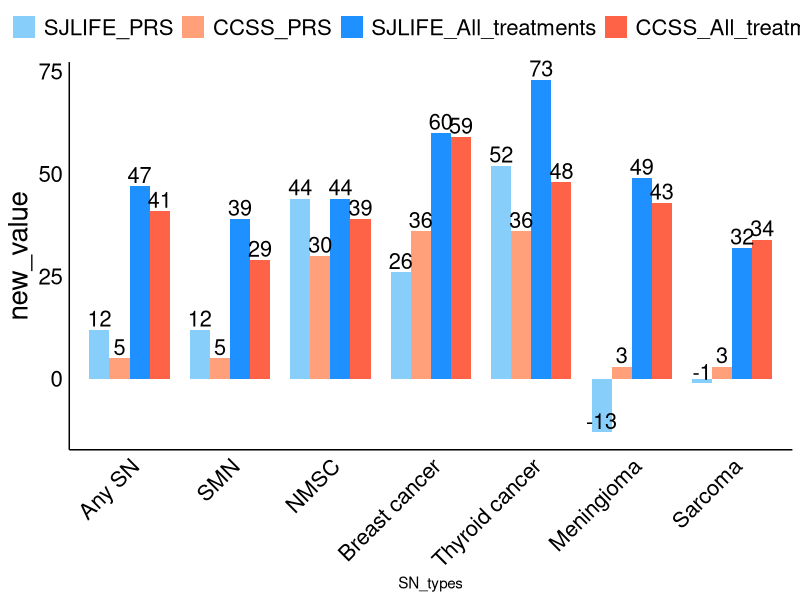
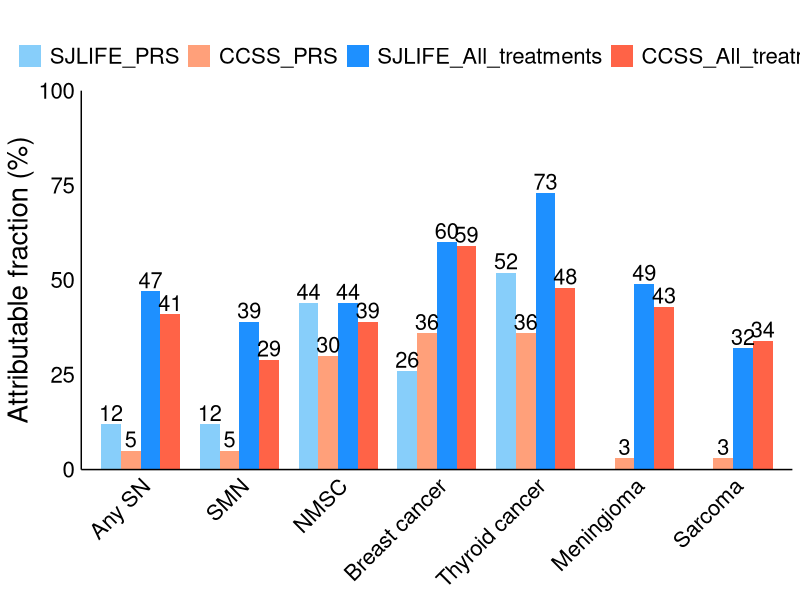
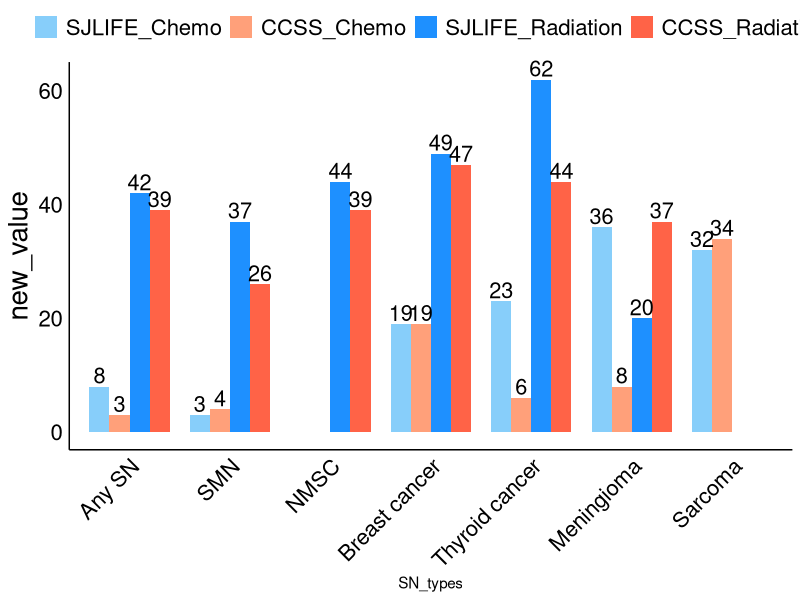
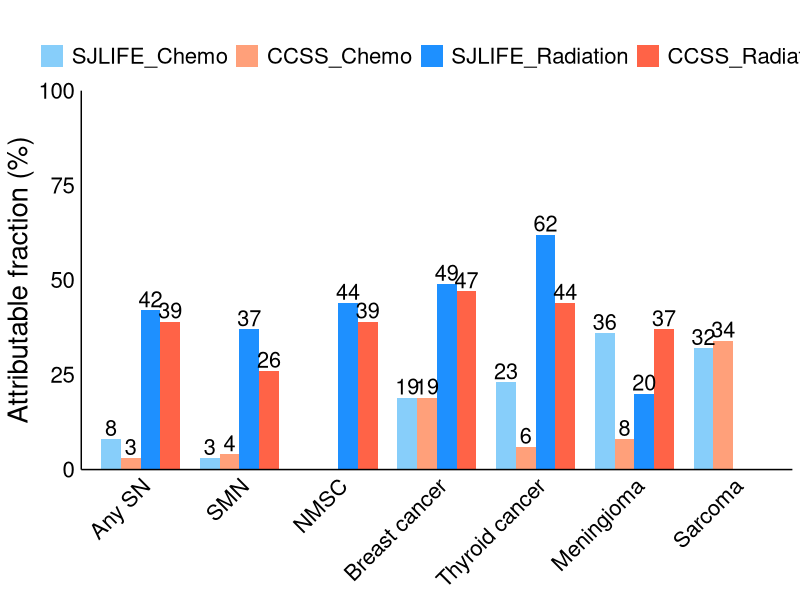
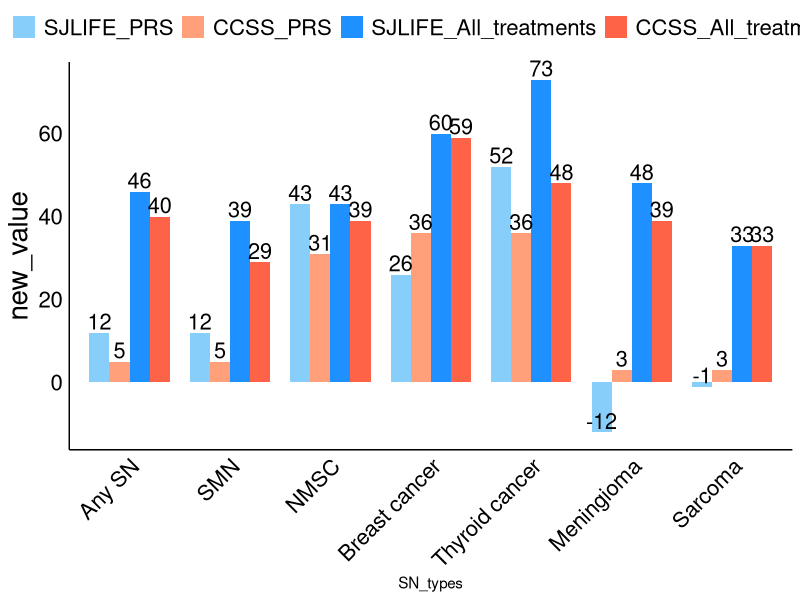
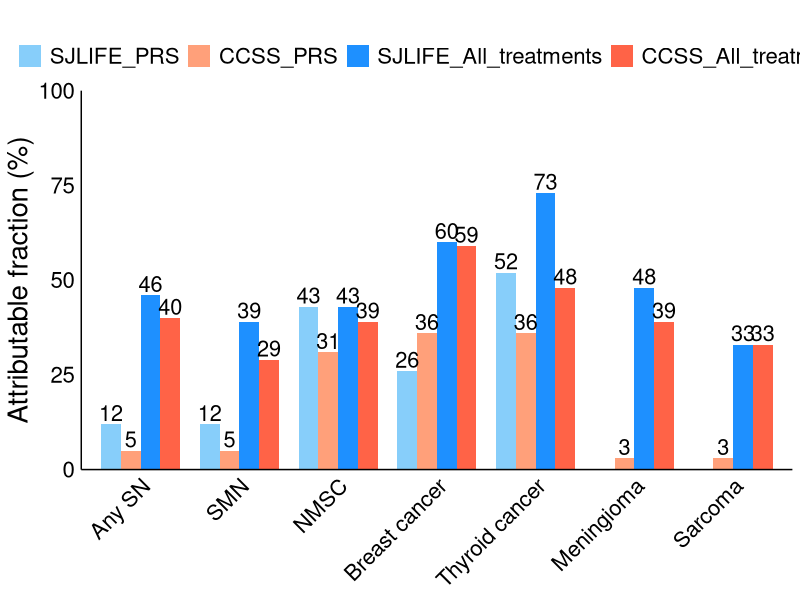
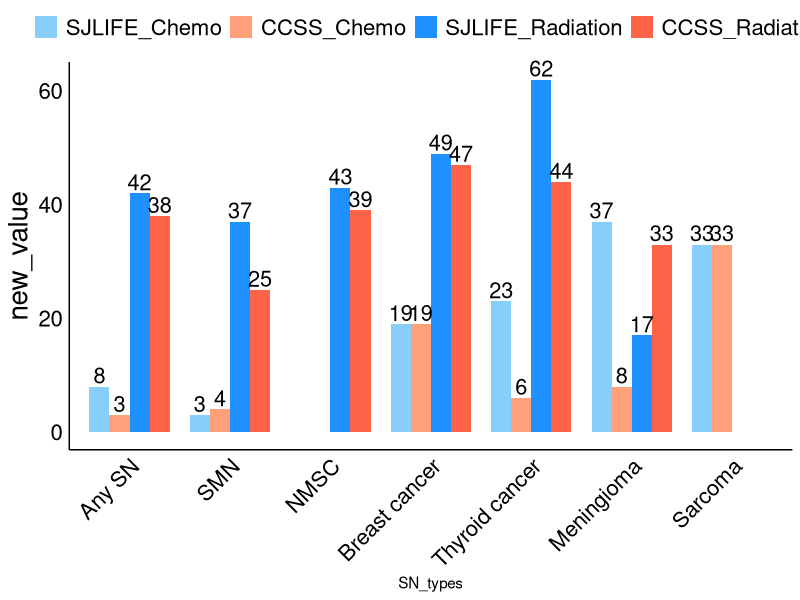
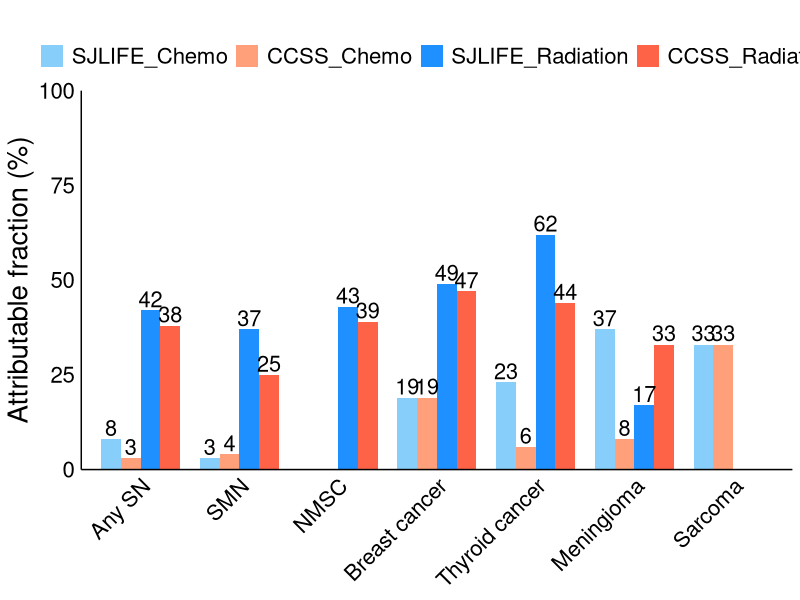

These charts were generated, in order, by the following R code:
# Load required libraries
library(ggplot2)
library(ggthemes)# For additional themes
library(ggrepel)
library(dplyr)



## V18 b
data <- read.table(text="Cohort	SN_types	Variables	Overall	Female	Male	Age.lt.35	Age.ge.35
SJLIFE	Any SN (605)	Radiation	0.425	0.417	0.435	0.400	0.447
SJLIFE	Any SN (605)	Chemo	0.080	0.079	0.080	0.109	0.054
SJLIFE	Any SN (605)	All_treatments	0.469	0.462	0.478	0.463	0.474
SJLIFE	Any SN (605)	PRS	0.125	0.123	0.129	0.126	0.125
SJLIFE	Any SN (605)	Lifestyle	-	-	-	-	-
SJLIFE	Any SN (605)	Combined	0.536	0.530	0.545	0.531	0.541
SJLIFE	SMN (462)	Radiation	0.372	0.371	0.373	0.340	0.396
SJLIFE	SMN (462)	Chemo	0.033	0.033	0.032	0.047	0.022
SJLIFE	SMN (462)	All_treatments	0.392	0.392	0.392	0.370	0.409
SJLIFE	SMN (462)	PRS	0.122	0.119	0.125	0.122	0.122
SJLIFE	SMN (462)	Lifestyle	-	-	-	-	-
SJLIFE	SMN (462)	Combined	0.467	0.466	0.468	0.447	0.482
SJLIFE	NMSC (249)	Radiation	0.441	0.431	0.453	0.413	0.457
SJLIFE	NMSC (249)	Chemo	-	-	-	-	-
SJLIFE	NMSC (249)	All_treatments	0.441	0.431	0.453	0.413	0.457
SJLIFE	NMSC (249)	PRS	0.441	0.432	0.452	0.440	0.442
SJLIFE	NMSC (249)	Lifestyle	-	-	-	-	-
SJLIFE	NMSC (249)	Combined	0.688	0.680	0.698	0.671	0.698
SJLIFE	Breast cancer (74)	Radiation	0.493	0.493	-	0.475	0.498
SJLIFE	Breast cancer (74)	Chemo	0.193	0.193	-	0.228	0.184
SJLIFE	Breast cancer (74)	All_treatments	0.602	0.602	-	0.594	0.604
SJLIFE	Breast cancer (74)	PRS	0.255	0.255	-	0.261	0.254
SJLIFE	Breast cancer (74)	Lifestyle	-	-	-	-	-
SJLIFE	Breast cancer (74)	Combined	0.704	0.704	-	0.701	0.705
SJLIFE	Thyroid cancer (86)	Radiation	0.620	0.622	0.616	0.594	0.650
SJLIFE	Thyroid cancer (86)	Chemo	0.233	0.235	0.231	0.293	0.163
SJLIFE	Thyroid cancer (86)	All_treatments	0.726	0.727	0.723	0.725	0.727
SJLIFE	Thyroid cancer (86)	PRS	0.517	0.519	0.514	0.519	0.514
SJLIFE	Thyroid cancer (86)	Lifestyle	-	-	-	-	-
SJLIFE	Thyroid cancer (86)	Combined	0.866	0.867	0.866	0.866	0.868
SJLIFE	Meningioma (149)	Radiation	0.198	0.171	0.233	0.226	0.175
SJLIFE	Meningioma (149)	Chemo	0.363	0.372	0.350	0.475	0.270
SJLIFE	Meningioma (149)	All_treatments	0.490	0.479	0.505	0.602	0.399
SJLIFE	Meningioma (149)	PRS	-0.130	-0.122	-0.141	-0.127	-0.133
SJLIFE	Meningioma (149)	Lifestyle	-	-	-	-	-
SJLIFE	Meningioma (149)	Combined	0.423	0.414	0.435	0.550	0.319
SJLIFE	Sarcoma (32)	Radiation	-	-	-	-	-
SJLIFE	Sarcoma (32)	Chemo	0.323	0.326	0.319	0.306	0.349
SJLIFE	Sarcoma (32)	All_treatments	0.323	0.326	0.319	0.306	0.349
SJLIFE	Sarcoma (32)	PRS	-0.010	-0.011	-0.010	-0.010	-0.011
SJLIFE	Sarcoma (32)	Lifestyle	-	-	-	-	-
SJLIFE	Sarcoma (32)	Combined	0.316	0.319	0.312	0.299	0.341
CCSS	Any SN (1611)	Radiation	0.387	0.380	0.398	0.372	0.398
CCSS	Any SN (1611)	Chemo	0.031	0.030	0.033	0.047	0.019
CCSS	Any SN (1611)	All_treatments	0.407	0.400	0.418	0.403	0.410
CCSS	Any SN (1611)	PRS	0.048	0.047	0.049	0.047	0.048
CCSS	Any SN (1611)	Lifestyle	-	-	-	-	-
CCSS	Any SN (1611)	Combined	0.435	0.428	0.446	0.431	0.438
CCSS	SMN (762)	Radiation	0.255	0.254	0.257	0.213	0.283
CCSS	SMN (762)	Chemo	0.042	0.042	0.042	0.070	0.024
CCSS	SMN (762)	All_treatments	0.290	0.289	0.293	0.271	0.303
CCSS	SMN (762)	PRS	0.047	0.046	0.047	0.046	0.047
CCSS	SMN (762)	Lifestyle	-	-	-	-	-
CCSS	SMN (762)	Combined	0.323	0.322	0.326	0.305	0.336
CCSS	NMSC (769)	Radiation	0.391	0.386	0.396	0.385	0.394
CCSS	NMSC (769)	Chemo	-	-	-	-	-
CCSS	NMSC (769)	All_treatments	0.391	0.386	0.396	0.385	0.394
CCSS	NMSC (769)	PRS	0.304	0.306	0.302	0.306	0.303
CCSS	NMSC (769)	Lifestyle	-	-	-	-	-
CCSS	NMSC (769)	Combined	0.577	0.575	0.578	0.574	0.578
CCSS	Breast cancer (289)	Radiation	0.474	0.474	-	0.452	0.478
CCSS	Breast cancer (289)	Chemo	0.187	0.187	-	0.224	0.180
CCSS	Breast cancer (289)	All_treatments	0.593	0.593	-	0.589	0.593
CCSS	Breast cancer (289)	PRS	0.365	0.365	-	0.369	0.365
CCSS	Breast cancer (289)	Lifestyle	-	-	-	-	-
CCSS	Breast cancer (289)	Combined	0.743	0.743	-	0.741	0.743
CCSS	Thyroid cancer (163)	Radiation	0.443	0.445	0.439	0.413	0.489
CCSS	Thyroid cancer (163)	Chemo	0.055	0.055	0.056	0.073	0.029
CCSS	Thyroid cancer (163)	All_treatments	0.476	0.477	0.472	0.457	0.504
CCSS	Thyroid cancer (163)	PRS	0.358	0.362	0.352	0.355	0.363
CCSS	Thyroid cancer (163)	Lifestyle	-	-	-	-	-
CCSS	Thyroid cancer (163)	Combined	0.664	0.665	0.661	0.650	0.684
CCSS	Meningioma (255)	Radiation	0.370	0.332	0.423	0.392	0.347
CCSS	Meningioma (255)	Chemo	0.084	0.077	0.095	0.119	0.048
CCSS	Meningioma (255)	All_treatments	0.428	0.391	0.479	0.471	0.382
CCSS	Meningioma (255)	PRS	0.028	0.027	0.028	0.032	0.024
CCSS	Meningioma (255)	Lifestyle	-	-	-	-	-
CCSS	Meningioma (255)	Combined	0.444	0.408	0.495	0.487	0.398
CCSS	Sarcoma (60)	Radiation	-	-	-	-	-
CCSS	Sarcoma (60)	Chemo	0.343	0.327	0.359	0.338	0.348
CCSS	Sarcoma (60)	All_treatments	0.343	0.327	0.359	0.338	0.348
CCSS	Sarcoma (60)	PRS	0.029	0.031	0.026	0.028	0.029
CCSS	Sarcoma (60)	Lifestyle	-	-	-	-	-
CCSS	Sarcoma (60)	Combined	0.362	0.348	0.376	0.357	0.367", header = T, sep = "\t")

data$SN_types <- trimws(gsub("\\([0-9]+\\)", "", data$SN_types))
data[data == "-"] <- NA
saved.data <- data

## 1.___________________________________________________________________________ Combined (overall) analysis
## 1.___________________________________________________________________________ Combined (overall) analysis
## 1.___________________________________________________________________________ Combined (overall) analysis
## 1.___________________________________________________________________________ Combined (overall) analysis
## 1.___________________________________________________________________________ Combined (overall) analysis



group <- "Overall"
variables <- unique(data$Variables)

custom_colors <- c("SJLIFE" = "#1E90FF", "CCSS" = "#FF6347")
legend_order <- c("SJLIFE", "CCSS")


for(i in 1:length(variables)){
data_melted <- data[grepl(variables[i], data$Variables), c("Cohort", "SN_types", "Variables", group)]
colnames(data_melted) <- c("variable", "SN_types", "AF_by", "value")
data_melted$value <- as.numeric(data_melted$value); data_melted <- data_melted[complete.cases(data_melted),]
data_melted$new_value <- round(data_melted$value,2)*100

# Reshape the data for ggplot2
library(reshape2)
order <- unique(data_melted$SN_types)
AF.type <- data_melted$AF_by[i] 
lifestyle <- "without_lifestyle"
if(lifestyle== "without_lifestyle" && variables[i] == "Lifestyle"){
next
}

data_melted$legend_group <- factor(data_melted$variable, levels = c("SJLIFE", "CCSS"))

# Create a factor with the desired order
data_melted$SN_types <- factor(data_melted$SN_types, levels = order)



p <- ggplot(data_melted, aes(x = SN_types, y = new_value, fill = legend_group)) +
  geom_bar(stat = "identity", position = position_dodge(width = 0.4), width = 0.4) +
  # Customize the theme and appearance
  # # geom_hline(yintercept = seq(-0.1, 0.1, by = 0.1), color = "black", linetype = "solid", size = 0.7) +
  # # geom_hline(yintercept = 0, color = "black", linetype = "solid", size = 0.7) +
  # Add Y lines
  # # geom_vline(xintercept = seq(0.5, length(unique(data_melted$SN_types)) + 0.5), color = "black", linetype = "solid", size = 0.7) +
  # # geom_vline(xintercept = 0.5, color = "black", linetype = "solid", size = 0.7) +
  theme_minimal() +
  theme(axis.text.x = element_text(angle = 45, hjust = 1, vjust = 1, size = 16, color = "black"),
        axis.text.y = element_text(size = 16, color = "black"),
        axis.title.y = element_text(size = 20, color = "black"),
        axis.line.x = element_line(color="black"),
        axis.line.y = element_line(color="black"),
        legend.title = element_blank(),
        legend.text = element_text(size = 16, color = "black"),
        plot.title = element_text(size = 16, hjust = 0.5, vjust = 1.5, face = "bold"),
        panel.grid.major = element_blank(),
        panel.grid.minor = element_blank()) +
  
  # Customize colors
  scale_fill_manual(values = custom_colors, breaks = legend_order) +
  
  # Add labels with geom_text
  geom_text(
    data = data_melted %>% filter(!is.na(new_value)),
    aes(label = new_value, y = new_value),  # Adjust y position
    position = position_dodge(width = 0.3),
    vjust = -0.20,  # Adjust vertical justification
    hjust = 0.5,  # Center text horizontally
    size = 5.5,
    color = "black"
  ) +
  # Adjust legend position
  theme(legend.position = "top", legend.box = "horizontal") +
  # Additional adjustments
  scale_x_discrete(limits = order) +
  coord_cartesian(clip = "off")
p <- p + scale_y_continuous(limits = c(0, 100), expand = c(0, 0)) + labs(title = "", y = "Attributable fraction (%)", x = NULL) 

p
# Save the plot as a high-resolution image
plot_name <- paste0("Z:/ResearchHome/Groups/sapkogrp/projects/Genomics/common/attr_fraction/ANALYSIS/results/plots/v18b/overall/", group, "_", AF.type, "_", lifestyle, ".tiff")

ggsave(plot_name, p, width = 12, height = 8, dpi = 600, device = "tiff", compression = "lzw")
}

################################
## PRS and treatment together ##
################################
group <- "Overall"

variables <- "treatment|PRS"

new_data <- data[grepl(variables, data$Variables), c("Cohort", "SN_types", "Variables", group)]
colnames(new_data) <- c("variable", "SN_types", "AF_by", "value")
new_data$value <- as.numeric(new_data$value)

# Reshape the data for ggplot2
library(reshape2)

data_melted <-new_data
order <- unique(data_melted$SN_types)
AF.type <- "treatment_PRS"
lifestyle <- "without_lifestyle"

data_melted$legend_group <- factor(paste(data_melted$variable, data_melted$AF_by, sep = "_"))

data_melted$new_value <- round(data_melted$value,2)*100


# Define custom colors and legend order
custom_colors <- c("SJLIFE_PRS" = "#87CEFA", "CCSS_PRS" = "#FFA07A", "SJLIFE_All_treatments" = "#1E90FF", "CCSS_All_treatments" = "#FF6347")
legend_order <- c("SJLIFE_PRS", "CCSS_PRS", "SJLIFE_All_treatments", "CCSS_All_treatments")
# Order the levels of the legend_group factor
data_melted$legend_group <- factor(data_melted$legend_group, levels = legend_order)
# Create a factor with the desired order
data_melted$SN_types <- factor(data_melted$SN_types, levels = order)


p <- ggplot(data_melted, aes(x = SN_types, y = new_value, fill = legend_group)) +
  geom_bar(stat = "identity", position = position_dodge(width = 0.8), width = 0.8) +
  # Customize the theme and appearance
  # geom_hline(yintercept = 0, color = "black", linetype = "solid", size = 0.7) +
  # Add Y lines
  # geom_vline(xintercept = 0.5, color = "black", linetype = "solid", size = 0.7) +
  theme_minimal() +
  theme(axis.text.x = element_text(angle = 45, hjust = 1, vjust = 1, size = 16, color = "black"),
        axis.text.y = element_text(size = 16, color = "black"),
        axis.title.y = element_text(size = 20, color = "black"), 
        axis.line.x = element_line(color="black"), 
        axis.line.y = element_line(color="black"),
        legend.title = element_blank(),
        legend.text = element_text(size = 16, color = "black"),
        plot.title = element_text(size = 16, hjust = 0.5, vjust = 1.5, face = "bold"),
        panel.grid.major = element_blank(),
        panel.grid.minor = element_blank()) +
  
  # Customize colors
  scale_fill_manual(values = custom_colors, breaks = legend_order) +
  
  # Add labels with geom_text
  geom_text(
    data = data_melted %>% filter(!is.na(new_value)),
    aes(label = new_value, y = new_value),  # Adjust y position
    position = position_dodge(width = 0.8),
    vjust = -0.20,  # Adjust vertical justification
    hjust = 0.5,  # Center text horizontally
    size = 5.5,
    color = "black"
  ) +
  # Adjust legend position
  theme(legend.position = "top", legend.box = "horizontal") +
  # Additional adjustments
  scale_x_discrete(limits = order) +
  coord_cartesian(clip = "off")
p
p <- p + scale_y_continuous(limits = c(0, 100), expand = c(0, 0)) + labs(title = "", y = "Attributable fraction (%)", x = NULL) 

p

# Save the plot as a high-resolution image
plot_name <- paste0("Z:/ResearchHome/Groups/sapkogrp/projects/Genomics/common/attr_fraction/ANALYSIS/results/plots/v18b/overall/", group, "_", AF.type,"_", lifestyle, ".tiff")

ggsave(plot_name, p, width = 12, height = 8, dpi = 600, device = "tiff", compression = "lzw")

##################################
## Chemo and Radiation together ##
##################################
group <- "Overall"

variables <- "Chemo|Radiation"

new_data <- data[grepl(variables, data$Variables), c("Cohort", "SN_types", "Variables", group)]
colnames(new_data) <- c("variable", "SN_types", "AF_by", "value")
new_data$value <- as.numeric(new_data$value)

# Reshape the data for ggplot2
library(reshape2)
data_melted <-new_data
data_melted$new_value <- round(data_melted$value,2)*100

order <- unique(data_melted$SN_types)
AF.type <- "Chemo_Radiation"
lifestyle <- "without_lifestyle"

data_melted$legend_group <- factor(paste(data_melted$variable, data_melted$AF_by, sep = "_"))


# Define custom colors and legend order
custom_colors <- c("SJLIFE_Chemo" = "#87CEFA", "CCSS_Chemo" = "#FFA07A", "SJLIFE_Radiation" = "#1E90FF", "CCSS_Radiation" = "#FF6347")
legend_order <- c("SJLIFE_Chemo", "CCSS_Chemo", "SJLIFE_Radiation", "CCSS_Radiation")
# Order the levels of the legend_group factor
data_melted$legend_group <- factor(data_melted$legend_group, levels = legend_order)

# Create a factor with the desired order
data_melted$SN_types <- factor(data_melted$SN_types, levels = order)

# Create the grouped bar chart
# Create the plot
p <- ggplot(data_melted, aes(x = SN_types, y = new_value, fill = legend_group)) +
  geom_bar(stat = "identity", position = position_dodge(width = 0.8), width = 0.8) +
  # Customize the theme and appearance
  # geom_hline(yintercept = 0, color = "black", linetype = "solid", size = 0.7) +
  # Add Y lines
  # geom_vline(xintercept = 0.5, color = "black", linetype = "solid", size = 0.7) +
  theme_minimal() +
  theme(axis.text.x = element_text(angle = 45, hjust = 1, vjust = 1, size = 16, color = "black"),
        axis.text.y = element_text(size = 16, color = "black"),
        axis.title.y = element_text(size = 20, color = "black"), 
        axis.line.x = element_line(color="black"), 
        axis.line.y = element_line(color="black"),
        legend.title = element_blank(),
        legend.text = element_text(size = 16, color = "black"),
        plot.title = element_text(size = 16, hjust = 0.5, vjust = 1.5, face = "bold"),
        panel.grid.major = element_blank(),
        panel.grid.minor = element_blank()) +
  
  # Customize colors
  scale_fill_manual(values = custom_colors, breaks = legend_order) +
  
  # Add labels with geom_text
  geom_text(
    data = data_melted,
    aes(label = new_value, y = new_value),  # Adjust y position
    position = position_dodge(width = 0.8),
    vjust = -0.20,  # Adjust vertical justification
    hjust = 0.5,  # Center text horizontally
    size = 5.5,
    color = "black"
  ) +
  # Adjust legend position
  theme(legend.position = "top", legend.box = "horizontal") +
  # Additional adjustments
  scale_x_discrete(limits = order) +
  coord_cartesian(clip = "off")
p
p <- p + scale_y_continuous(limits = c(0, 100), expand = c(0, 0)) + labs(title = "", y = "Attributable fraction (%)", x = NULL) 

p

# Save the plot as a high-resolution image
plot_name <- paste0("Z:/ResearchHome/Groups/sapkogrp/projects/Genomics/common/attr_fraction/ANALYSIS/results/plots/v18b/overall/", group, "_", AF.type,"_", lifestyle, ".tiff")

ggsave(plot_name, p, width = 12, height = 8, dpi = 600, device = "tiff", compression = "lzw")


## 2.___________________________________________________________________________ Female analysis
## 2.___________________________________________________________________________ Female analysis
## 2.___________________________________________________________________________ Female analysis
## 2.___________________________________________________________________________ Female analysis
## 2.___________________________________________________________________________ Female analysis


data <- saved.data

group <- "Female"
variables <- unique(data$Variables)

custom_colors <- c("SJLIFE" = "#1E90FF", "CCSS" = "#FF6347")
legend_order <- c("SJLIFE", "CCSS")

for(i in 1:length(variables)){
  data_melted <- data[grepl(variables[i], data$Variables), c("Cohort", "SN_types", "Variables", group)]
  colnames(data_melted) <- c("variable", "SN_types", "AF_by", "value")
  data_melted$value <- as.numeric(data_melted$value); data_melted <- data_melted[complete.cases(data_melted),]
  data_melted$new_value <- round(data_melted$value,2)*100
  
  # Reshape the data for ggplot2
  library(reshape2)
  order <- unique(data_melted$SN_types)
  AF.type <- data_melted$AF_by[i] 
  lifestyle <- "without_lifestyle"
  if(lifestyle== "without_lifestyle" && variables[i] == "Lifestyle"){
    next
  }
  
  data_melted$legend_group <- factor(data_melted$variable, levels = c("SJLIFE", "CCSS"))
  # Create a factor with the desired order
  data_melted$SN_types <- factor(data_melted$SN_types, levels = order)
  
  
  p <- ggplot(data_melted, aes(x = SN_types, y = new_value, fill = legend_group)) +
    geom_bar(stat = "identity", position = position_dodge(width = 0.4), width = 0.4) +
    # Customize the theme and appearance
    # # geom_hline(yintercept = seq(-0.1, 0.1, by = 0.1), color = "black", linetype = "solid", size = 0.7) +
    # geom_hline(yintercept = 0, color = "black", linetype = "solid", size = 0.7) +
    # Add Y lines
    # # geom_vline(xintercept = seq(0.5, length(unique(data_melted$SN_types)) + 0.5), color = "black", linetype = "solid", size = 0.7) +
    # geom_vline(xintercept = 0.5, color = "black", linetype = "solid", size = 0.7) +
    theme_minimal() +
    theme(axis.text.x = element_text(angle = 45, hjust = 1, vjust = 1, size = 16, color = "black"),
          axis.text.y = element_text(size = 16, color = "black"),
          axis.title.y = element_text(size = 20, color = "black"), 
          axis.line.x = element_line(color="black"), 
          axis.line.y = element_line(color="black"),
          legend.title = element_blank(),
          legend.text = element_text(size = 16, color = "black"),
          plot.title = element_text(size = 16, hjust = 0.5, vjust = 1.5, face = "bold"),
          panel.grid.major = element_blank(),
          panel.grid.minor = element_blank()) +
    
    # Customize colors
    scale_fill_manual(values = custom_colors, breaks = legend_order) +
    
    # Add labels with geom_text
    geom_text(
      data = data_melted,
      aes(label = new_value, y = new_value),  # Adjust y position
      position = position_dodge(width = 0.3),
      vjust = -0.20,  # Adjust vertical justification
      hjust = 0.5,  # Center text horizontally
      size = 5.5,
      color = "black"
    ) +
    # Adjust legend position
    theme(legend.position = "top", legend.box = "horizontal") +
    # Additional adjustments
    scale_x_discrete(limits = order) +
    coord_cartesian(clip = "off")
  p <- p + scale_y_continuous(limits = c(0, 100), expand = c(0, 0)) + labs(title = "", y = "Attributable fraction (%)", x = NULL) 
  
  p
  # Save the plot as a high-resolution image
  plot_name <- paste0("Z:/ResearchHome/Groups/sapkogrp/projects/Genomics/common/attr_fraction/ANALYSIS/results/plots/v18b/female/", group, "_", AF.type, "_", lifestyle, ".tiff")
  
  ggsave(plot_name, p, width = 12, height = 8, dpi = 600, device = "tiff", compression = "lzw")
}

################################
## PRS and treatment together ##
################################
group <- "Female"

variables <- "treatment|PRS"

new_data <- data[grepl(variables, data$Variables), c("Cohort", "SN_types", "Variables", group)]
colnames(new_data) <- c("variable", "SN_types", "AF_by", "value")
new_data$value <- as.numeric(new_data$value)

# Reshape the data for ggplot2
library(reshape2)
data_melted <-new_data


order <- unique(data_melted$SN_types)
AF.type <- "treatment_PRS"
lifestyle <- "without_lifestyle"

data_melted$legend_group <- factor(paste(data_melted$variable, data_melted$AF_by, sep = "_"))


data_melted$new_value <- round(data_melted$value,2)*100

# Define custom colors and legend order
custom_colors <- c("SJLIFE_PRS" = "#87CEFA", "CCSS_PRS" = "#FFA07A", "SJLIFE_All_treatments" = "#1E90FF", "CCSS_All_treatments" = "#FF6347")
legend_order <- c("SJLIFE_PRS", "CCSS_PRS", "SJLIFE_All_treatments", "CCSS_All_treatments")
# Order the levels of the legend_group factor
data_melted$legend_group <- factor(data_melted$legend_group, levels = legend_order)

# Create a factor with the desired order
data_melted$SN_types <- factor(data_melted$SN_types, levels = order)

# Create the grouped bar chart
# Create the plot
p <- ggplot(data_melted, aes(x = SN_types, y = new_value, fill = legend_group)) +
  geom_bar(stat = "identity", position = position_dodge(width = 0.8), width = 0.8) +
  # Customize the theme and appearance
  # geom_hline(yintercept = 0, color = "black", linetype = "solid", size = 0.7) +
  # Add Y lines
  # geom_vline(xintercept = 0.5, color = "black", linetype = "solid", size = 0.7) +
  theme_minimal() +
  theme(axis.text.x = element_text(angle = 45, hjust = 1, vjust = 1, size = 16, color = "black"),
        axis.text.y = element_text(size = 16, color = "black"),
        axis.title.y = element_text(size = 20, color = "black"), 
        axis.line.x = element_line(color="black"), 
        axis.line.y = element_line(color="black"),
        legend.title = element_blank(),
        legend.text = element_text(size = 16, color = "black"),
        plot.title = element_text(size = 16, hjust = 0.5, vjust = 1.5, face = "bold"),
        panel.grid.major = element_blank(),
        panel.grid.minor = element_blank()) +
  
  # Customize colors
  scale_fill_manual(values = custom_colors, breaks = legend_order) +
  
  # Add labels with geom_text
  geom_text(
    data = data_melted,
    aes(label = new_value, y = new_value),  # Adjust y position
    position = position_dodge(width = 0.8),
    vjust = -0.20,  # Adjust vertical justification
    hjust = 0.5,  # Center text horizontally
    size = 5.5,
    color = "black"
  ) +
  # Adjust legend position
  theme(legend.position = "top", legend.box = "horizontal") +
  # Additional adjustments
  scale_x_discrete(limits = order) +
  coord_cartesian(clip = "off")
p
p <- p + scale_y_continuous(limits = c(0, 100), expand = c(0, 0)) + labs(title = "", y = "Attributable fraction (%)", x = NULL) 
p

# Save the plot as a high-resolution image
plot_name <- paste0("Z:/ResearchHome/Groups/sapkogrp/projects/Genomics/common/attr_fraction/ANALYSIS/results/plots/v18b/female/", group, "_", AF.type,"_", lifestyle, ".tiff")

ggsave(plot_name, p, width = 12, height = 8, dpi = 600, device = "tiff", compression = "lzw")

##################################
## Chemo and Radiation together ##
##################################
group <- "Female"

variables <- "Chemo|Radiation"

new_data <- data[grepl(variables, data$Variables), c("Cohort", "SN_types", "Variables", group)]
colnames(new_data) <- c("variable", "SN_types", "AF_by", "value")
new_data$value <- as.numeric(new_data$value)

# Reshape the data for ggplot2
library(reshape2)
data_melted <-new_data
data_melted$new_value <- round(data_melted$value,2)*100

order <- unique(data_melted$SN_types)
AF.type <- "Chemo_Radiation"
lifestyle <- "without_lifestyle"

data_melted$legend_group <- factor(paste(data_melted$variable, data_melted$AF_by, sep = "_"))


# Define custom colors and legend order
custom_colors <- c("SJLIFE_Chemo" = "#87CEFA", "CCSS_Chemo" = "#FFA07A", "SJLIFE_Radiation" = "#1E90FF", "CCSS_Radiation" = "#FF6347")
legend_order <- c("SJLIFE_Chemo", "CCSS_Chemo", "SJLIFE_Radiation", "CCSS_Radiation")
# Order the levels of the legend_group factor
data_melted$legend_group <- factor(data_melted$legend_group, levels = legend_order)

# Create a factor with the desired order
data_melted$SN_types <- factor(data_melted$SN_types, levels = order)

# Create the grouped bar chart
# Create the plot
p <- ggplot(data_melted, aes(x = SN_types, y = new_value, fill = legend_group)) +
  geom_bar(stat = "identity", position = position_dodge(width = 0.8), width = 0.8) +
  # Customize the theme and appearance
  # geom_hline(yintercept = 0, color = "black", linetype = "solid", size = 0.7) +
  # Add Y lines
  # geom_vline(xintercept = 0.5, color = "black", linetype = "solid", size = 0.7) +
  theme_minimal() +
  theme(axis.text.x = element_text(angle = 45, hjust = 1, vjust = 1, size = 16, color = "black"),
        axis.text.y = element_text(size = 16, color = "black"),
        axis.title.y = element_text(size = 20, color = "black"), 
        axis.line.x = element_line(color="black"), 
        axis.line.y = element_line(color="black"),
        legend.title = element_blank(),
        legend.text = element_text(size = 16, color = "black"),
        plot.title = element_text(size = 16, hjust = 0.5, vjust = 1.5, face = "bold"),
        panel.grid.major = element_blank(),
        panel.grid.minor = element_blank()) +
  
  # Customize colors
  scale_fill_manual(values = custom_colors, breaks = legend_order) +
  
  # Add labels with geom_text
  geom_text(
    data = data_melted,
    aes(label = new_value, y = new_value),  # Adjust y position
    position = position_dodge(width = 0.8),
    vjust = -0.20,  # Adjust vertical justification
    hjust = 0.5,  # Center text horizontally
    size = 5.5,
    color = "black"
  ) +
  # Adjust legend position
  theme(legend.position = "top", legend.box = "horizontal") +
  # Additional adjustments
  scale_x_discrete(limits = order) +
  coord_cartesian(clip = "off")
p
p <- p + scale_y_continuous(limits = c(0, 100), expand = c(0, 0)) + labs(title = "", y = "Attributable fraction (%)", x = NULL) 

p
# Save the plot as a high-resolution image
plot_name <- paste0("Z:/ResearchHome/Groups/sapkogrp/projects/Genomics/common/attr_fraction/ANALYSIS/results/plots/v18b/female/", group, "_", AF.type,"_", lifestyle, ".tiff")

ggsave(plot_name, p, width = 12, height = 8, dpi = 600, device = "tiff", compression = "lzw")

## 3.___________________________________________________________________________ Male analysis
## 3.___________________________________________________________________________ Male analysis
## 3.___________________________________________________________________________ Male analysis
## 3.___________________________________________________________________________ Male analysis
## 3.___________________________________________________________________________ Male analysis


data <- saved.data

group <- "Male"
variables <- unique(data$Variables)

custom_colors <- c("SJLIFE" = "#1E90FF", "CCSS" = "#FF6347")
legend_order <- c("SJLIFE", "CCSS")

for(i in 1:length(variables)){
  data_melted <- data[grepl(variables[i], data$Variables), c("Cohort", "SN_types", "Variables", group)]
  colnames(data_melted) <- c("variable", "SN_types", "AF_by", "value")
  data_melted$value <- as.numeric(data_melted$value); data_melted <- data_melted[complete.cases(data_melted),]
  data_melted$new_value <- round(data_melted$value,2)*100
  
  # Reshape the data for ggplot2
  library(reshape2)
  
  data_melted <- data_melted[complete.cases(data_melted),]
  
  order <- unique(data_melted$SN_types)
  AF.type <- data_melted$AF_by[i] 
  lifestyle <- "without_lifestyle"
  if(lifestyle== "without_lifestyle" && variables[i] == "Lifestyle"){
    next
  }
  
  data_melted$legend_group <- factor(data_melted$variable, levels = c("SJLIFE", "CCSS"))
  
  # Create a factor with the desired order
  data_melted$SN_types <- factor(data_melted$SN_types, levels = order)
  
  
  
  p <- ggplot(data_melted, aes(x = SN_types, y = new_value, fill = legend_group)) +
    geom_bar(stat = "identity", position = position_dodge(width = 0.4), width = 0.4) +
    # Customize the theme and appearance
    # # geom_hline(yintercept = seq(-0.1, 0.1, by = 0.1), color = "black", linetype = "solid", size = 0.7) +
    # geom_hline(yintercept = 0, color = "black", linetype = "solid", size = 0.7) +
    # Add Y lines
    # # geom_vline(xintercept = seq(0.5, length(unique(data_melted$SN_types)) + 0.5), color = "black", linetype = "solid", size = 0.7) +
    # geom_vline(xintercept = 0.5, color = "black", linetype = "solid", size = 0.7) +
    theme_minimal() +
    theme(axis.text.x = element_text(angle = 45, hjust = 1, vjust = 1, size = 16, color = "black"),
          axis.text.y = element_text(size = 16, color = "black"),
          axis.title.y = element_text(size = 20, color = "black"), 
          axis.line.x = element_line(color="black"), 
          axis.line.y = element_line(color="black"),
          legend.title = element_blank(),
          legend.text = element_text(size = 16, color = "black"),
          plot.title = element_text(size = 16, hjust = 0.5, vjust = 1.5, face = "bold"),
          panel.grid.major = element_blank(),
          panel.grid.minor = element_blank()) +
    
    # Customize colors
    scale_fill_manual(values = custom_colors, breaks = legend_order) +
    
    # Add labels with geom_text
    geom_text(
      data = data_melted,
      aes(label = new_value, y = new_value),  # Adjust y position
      position = position_dodge(width = 0.3),
      vjust = -0.20,  # Adjust vertical justification
      hjust = 0.5,  # Center text horizontally
      size = 5.5,
      color = "black"
    ) +
    # Adjust legend position
    theme(legend.position = "top", legend.box = "horizontal") +
    # Additional adjustments
    scale_x_discrete(limits = order) +
    coord_cartesian(clip = "off")
  p <- p + scale_y_continuous(limits = c(0, 100), expand = c(0, 0)) + labs(title = "", y = "Attributable fraction (%)", x = NULL) 
  
  p
  # Save the plot as a high-resolution image
  plot_name <- paste0("Z:/ResearchHome/Groups/sapkogrp/projects/Genomics/common/attr_fraction/ANALYSIS/results/plots/v18b/male/", group, "_", AF.type, "_", lifestyle, ".tiff")
  
  ggsave(plot_name, p, width = 12, height = 8, dpi = 600, device = "tiff", compression = "lzw")
}

################################
## PRS and treatment together ##
################################
group <- "Male"

variables <- "treatment|PRS"

new_data <- data[grepl(variables, data$Variables), c("Cohort", "SN_types", "Variables", group)]
colnames(new_data) <- c("variable", "SN_types", "AF_by", "value")
new_data$value <- as.numeric(new_data$value)

# Reshape the data for ggplot2
library(reshape2)
data_melted <-new_data
data_melted <- data_melted[!grepl("Breast", data_melted$SN_types),]

order <- unique(data_melted$SN_types)
AF.type <- "treatment_PRS"
lifestyle <- "without_lifestyle"

data_melted$legend_group <- factor(paste(data_melted$variable, data_melted$AF_by, sep = "_"))


data_melted$new_value <- round(data_melted$value,2)*100

# Define custom colors and legend order
custom_colors <- c("SJLIFE_PRS" = "#87CEFA", "CCSS_PRS" = "#FFA07A", "SJLIFE_All_treatments" = "#1E90FF", "CCSS_All_treatments" = "#FF6347")
legend_order <- c("SJLIFE_PRS", "CCSS_PRS", "SJLIFE_All_treatments", "CCSS_All_treatments")
# Order the levels of the legend_group factor
data_melted$legend_group <- factor(data_melted$legend_group, levels = legend_order)

# Create a factor with the desired order
data_melted$SN_types <- factor(data_melted$SN_types, levels = order)


# Create the grouped bar chart
# Create the plot
p <- ggplot(data_melted, aes(x = SN_types, y = new_value, fill = legend_group)) +
  geom_bar(stat = "identity", position = position_dodge(width = 0.8), width = 0.8) +
  # Customize the theme and appearance
  # geom_hline(yintercept = 0, color = "black", linetype = "solid", size = 0.7) +
  # Add Y lines
  # geom_vline(xintercept = 0.5, color = "black", linetype = "solid", size = 0.7) +
  theme_minimal() +
  theme(axis.text.x = element_text(angle = 45, hjust = 1, vjust = 1, size = 16, color = "black"),
        axis.text.y = element_text(size = 16, color = "black"),
        axis.title.y = element_text(size = 20, color = "black"), 
        axis.line.x = element_line(color="black"), 
        axis.line.y = element_line(color="black"),
        legend.title = element_blank(),
        legend.text = element_text(size = 16, color = "black"),
        plot.title = element_text(size = 16, hjust = 0.5, vjust = 1.5, face = "bold"),
        panel.grid.major = element_blank(),
        panel.grid.minor = element_blank()) +
  
  # Customize colors
  scale_fill_manual(values = custom_colors, breaks = legend_order) +
  
  # Add labels with geom_text
  geom_text(
    data = data_melted,
    aes(label = new_value, y = new_value),  # Adjust y position
    position = position_dodge(width = 0.8),
    vjust = -0.20,  # Adjust vertical justification
    hjust = 0.5,  # Center text horizontally
    size = 5.5,
    color = "black"
  ) +
  # Adjust legend position
  theme(legend.position = "top", legend.box = "horizontal") +
  # Additional adjustments
  scale_x_discrete(limits = order) +
  coord_cartesian(clip = "off")
p
p <- p + scale_y_continuous(limits = c(0, 100), expand = c(0, 0)) + labs(title = "", y = "Attributable fraction (%)", x = NULL) 
p
# Save the plot as a high-resolution image
plot_name <- paste0("Z:/ResearchHome/Groups/sapkogrp/projects/Genomics/common/attr_fraction/ANALYSIS/results/plots/v18b/male/", group, "_", AF.type,"_", lifestyle, ".tiff")

ggsave(plot_name, p, width = 12, height = 8, dpi = 600, device = "tiff", compression = "lzw")

##################################
## Chemo and Radiation together ##
##################################
group <- "Male"

variables <- "Chemo|Radiation"

new_data <- data[grepl(variables, data$Variables), c("Cohort", "SN_types", "Variables", group)]
colnames(new_data) <- c("variable", "SN_types", "AF_by", "value")
new_data$value <- as.numeric(new_data$value)

# Reshape the data for ggplot2
library(reshape2)
data_melted <-new_data
data_melted <- data_melted[!grepl("Breast", data_melted$SN_types),]
data_melted$new_value <- round(data_melted$value,2)*100
order <- unique(data_melted$SN_types)
AF.type <- "Chemo_Radiation"
lifestyle <- "without_lifestyle"

data_melted$legend_group <- factor(paste(data_melted$variable, data_melted$AF_by, sep = "_"))


# Define custom colors and legend order
custom_colors <- c("SJLIFE_Chemo" = "#87CEFA", "CCSS_Chemo" = "#FFA07A", "SJLIFE_Radiation" = "#1E90FF", "CCSS_Radiation" = "#FF6347")
legend_order <- c("SJLIFE_Chemo", "CCSS_Chemo", "SJLIFE_Radiation", "CCSS_Radiation")
# Order the levels of the legend_group factor
data_melted$legend_group <- factor(data_melted$legend_group, levels = legend_order)

# Create a factor with the desired order
data_melted$SN_types <- factor(data_melted$SN_types, levels = order)

# Create the grouped bar chart
# Create the plot
p <- ggplot(data_melted, aes(x = SN_types, y = new_value, fill = legend_group)) +
  geom_bar(stat = "identity", position = position_dodge(width = 0.8), width = 0.8) +
  # Customize the theme and appearance
  # geom_hline(yintercept = 0, color = "black", linetype = "solid", size = 0.7) +
  # Add Y lines
  # geom_vline(xintercept = 0.5, color = "black", linetype = "solid", size = 0.7) +
  theme_minimal() +
  theme(axis.text.x = element_text(angle = 45, hjust = 1, vjust = 1, size = 16, color = "black"),
        axis.text.y = element_text(size = 16, color = "black"),
        axis.title.y = element_text(size = 20, color = "black"), 
        axis.line.x = element_line(color="black"), 
        axis.line.y = element_line(color="black"),
        legend.title = element_blank(),
        legend.text = element_text(size = 16, color = "black"),
        plot.title = element_text(size = 16, hjust = 0.5, vjust = 1.5, face = "bold"),
        panel.grid.major = element_blank(),
        panel.grid.minor = element_blank()) +
  
  # Customize colors
  scale_fill_manual(values = custom_colors, breaks = legend_order) +
  
  # Add labels with geom_text
  geom_text(
    data = data_melted,
    aes(label = new_value, y = new_value),  # Adjust y position
    position = position_dodge(width = 0.8),
    vjust = -0.20,  # Adjust vertical justification
    hjust = 0.5,  # Center text horizontally
    size = 5.5,
    color = "black"
  ) +
  # Adjust legend position
  theme(legend.position = "top", legend.box = "horizontal") +
  # Additional adjustments
  scale_x_discrete(limits = order) +
  coord_cartesian(clip = "off")
p
p <- p + scale_y_continuous(limits = c(0, 100), expand = c(0, 0)) + labs(title = "", y = "Attributable fraction (%)", x = NULL) 

p
# Save the plot as a high-resolution image
plot_name <- paste0("Z:/ResearchHome/Groups/sapkogrp/projects/Genomics/common/attr_fraction/ANALYSIS/results/plots/v18b/male/", group, "_", AF.type,"_", lifestyle, ".tiff")

ggsave(plot_name, p, width = 12, height = 8, dpi = 600, device = "tiff", compression = "lzw")

## 4.___________________________________________________________________________ lt35 analysis
## 4.___________________________________________________________________________ lt35 analysis
## 4.___________________________________________________________________________ lt35 analysis
## 4.___________________________________________________________________________ lt35 analysis
## 4.___________________________________________________________________________ lt35 analysis


data <- saved.data

group <- "Age.lt.35"
variables <- unique(data$Variables)

custom_colors <- c("SJLIFE" = "#1E90FF", "CCSS" = "#FF6347")
legend_order <- c("SJLIFE", "CCSS")

for(i in 1:length(variables)){
  data_melted <- data[grepl(variables[i], data$Variables), c("Cohort", "SN_types", "Variables", group)]
  colnames(data_melted) <- c("variable", "SN_types", "AF_by", "value")
  data_melted$value <- as.numeric(data_melted$value); data_melted <- data_melted[complete.cases(data_melted),]
  data_melted$new_value <- round(data_melted$value,2)*100
  
  # Reshape the data for ggplot2
  library(reshape2)
  order <- unique(data_melted$SN_types)
  AF.type <- data_melted$AF_by[i] 
  lifestyle <- "without_lifestyle"
  if(lifestyle== "without_lifestyle" && variables[i] == "Lifestyle"){
    next
  }
  
  data_melted$legend_group <- factor(data_melted$variable, levels = c("SJLIFE", "CCSS"))
  # Create a factor with the desired order
  data_melted$SN_types <- factor(data_melted$SN_types, levels = order)
  
  
  p <- ggplot(data_melted, aes(x = SN_types, y = new_value, fill = legend_group)) +
    geom_bar(stat = "identity", position = position_dodge(width = 0.4), width = 0.4) +
    # Customize the theme and appearance
    # # geom_hline(yintercept = seq(-0.1, 0.1, by = 0.1), color = "black", linetype = "solid", size = 0.7) +
    # geom_hline(yintercept = 0, color = "black", linetype = "solid", size = 0.7) +
    # Add Y lines
    # # geom_vline(xintercept = seq(0.5, length(unique(data_melted$SN_types)) + 0.5), color = "black", linetype = "solid", size = 0.7) +
    # geom_vline(xintercept = 0.5, color = "black", linetype = "solid", size = 0.7) +
    theme_minimal() +
    theme(axis.text.x = element_text(angle = 45, hjust = 1, vjust = 1, size = 16, color = "black"),
          axis.text.y = element_text(size = 16, color = "black"),
          axis.title.y = element_text(size = 20, color = "black"), 
          axis.line.x = element_line(color="black"), 
          axis.line.y = element_line(color="black"),
          legend.title = element_blank(),
          legend.text = element_text(size = 16, color = "black"),
          plot.title = element_text(size = 16, hjust = 0.5, vjust = 1.5, face = "bold"),
          panel.grid.major = element_blank(),
          panel.grid.minor = element_blank()) +
    
    # Customize colors
    scale_fill_manual(values = custom_colors, breaks = legend_order) +
    
    # Add labels with geom_text
    geom_text(
      data = data_melted,
      aes(label = new_value, y = new_value),  # Adjust y position
      position = position_dodge(width = 0.3),
      vjust = -0.20,  # Adjust vertical justification
      hjust = 0.5,  # Center text horizontally
      size = 5.5,
      color = "black"
    ) +
    # Adjust legend position
    theme(legend.position = "top", legend.box = "horizontal") +
    # Additional adjustments
    scale_x_discrete(limits = order) +
    coord_cartesian(clip = "off")
  p <- p + scale_y_continuous(limits = c(0, 100), expand = c(0, 0)) + labs(title = "", y = "Attributable fraction (%)", x = NULL) 
  
  p
  # Save the plot as a high-resolution image
  plot_name <- paste0("Z:/ResearchHome/Groups/sapkogrp/projects/Genomics/common/attr_fraction/ANALYSIS/results/plots/v18b/lt35/", group, "_", AF.type, "_", lifestyle, ".tiff")
  
  ggsave(plot_name, p, width = 12, height = 8, dpi = 600, device = "tiff", compression = "lzw")
}

################################
## PRS and treatment together ##
################################
group <- "Age.lt.35"

variables <- "treatment|PRS"

new_data <- data[grepl(variables, data$Variables), c("Cohort", "SN_types", "Variables", group)]
colnames(new_data) <- c("variable", "SN_types", "AF_by", "value")
new_data$value <- as.numeric(new_data$value)

# Reshape the data for ggplot2
library(reshape2)
data_melted <-new_data
# order <- c("Any SN", "Any SMN", "NMSC", "Breast cancer", "Thyroid cancer", "Meningioma", "Sarcoma")
order <- unique(data_melted$SN_types)
AF.type <- "treatment_PRS"
lifestyle <- "without_lifestyle"

data_melted$legend_group <- factor(paste(data_melted$variable, data_melted$AF_by, sep = "_"))


data_melted$new_value <- round(data_melted$value,2)*100

# Define custom colors and legend order
custom_colors <- c("SJLIFE_PRS" = "#87CEFA", "CCSS_PRS" = "#FFA07A", "SJLIFE_All_treatments" = "#1E90FF", "CCSS_All_treatments" = "#FF6347")
legend_order <- c("SJLIFE_PRS", "CCSS_PRS", "SJLIFE_All_treatments", "CCSS_All_treatments")
# Order the levels of the legend_group factor
data_melted$legend_group <- factor(data_melted$legend_group, levels = legend_order)

# Create a factor with the desired order
data_melted$SN_types <- factor(data_melted$SN_types, levels = order)

# Create the grouped bar chart
# Create the plot
p <- ggplot(data_melted, aes(x = SN_types, y = new_value, fill = legend_group)) +
  geom_bar(stat = "identity", position = position_dodge(width = 0.8), width = 0.8) +
  # Customize the theme and appearance
  # geom_hline(yintercept = 0, color = "black", linetype = "solid", size = 0.7) +
  # Add Y lines
  # geom_vline(xintercept = 0.5, color = "black", linetype = "solid", size = 0.7) +
  theme_minimal() +
  theme(axis.text.x = element_text(angle = 45, hjust = 1, vjust = 1, size = 16, color = "black"),
        axis.text.y = element_text(size = 16, color = "black"),
        axis.title.y = element_text(size = 20, color = "black"), 
        axis.line.x = element_line(color="black"), 
        axis.line.y = element_line(color="black"),
        legend.title = element_blank(),
        legend.text = element_text(size = 16, color = "black"),
        plot.title = element_text(size = 16, hjust = 0.5, vjust = 1.5, face = "bold"),
        panel.grid.major = element_blank(),
        panel.grid.minor = element_blank()) +
  
  # Customize colors
  scale_fill_manual(values = custom_colors, breaks = legend_order) +
  
  # Add labels with geom_text
  geom_text(
    data = data_melted,
    aes(label = new_value, y = new_value),  # Adjust y position
    position = position_dodge(width = 0.8),
    vjust = -0.20,  # Adjust vertical justification
    hjust = 0.5,  # Center text horizontally
    size = 5.5,
    color = "black"
  ) +
  # Adjust legend position
  theme(legend.position = "top", legend.box = "horizontal") +
  # Additional adjustments
  scale_x_discrete(limits = order) +
  coord_cartesian(clip = "off")
p
p <- p + scale_y_continuous(limits = c(0, 100), expand = c(0, 0)) + labs(title = "", y = "Attributable fraction (%)", x = NULL) 
p
# Save the plot as a high-resolution image
plot_name <- paste0("Z:/ResearchHome/Groups/sapkogrp/projects/Genomics/common/attr_fraction/ANALYSIS/results/plots/v18b/lt35/", group, "_", AF.type,"_", lifestyle, ".tiff")

ggsave(plot_name, p, width = 12, height = 8, dpi = 600, device = "tiff", compression = "lzw")

##################################
## Chemo and Radiation together ##
##################################
group <- "Age.lt.35"

variables <- "Chemo|Radiation"

new_data <- data[grepl(variables, data$Variables), c("Cohort", "SN_types", "Variables", group)]
colnames(new_data) <- c("variable", "SN_types", "AF_by", "value")
new_data$value <- as.numeric(new_data$value)

# Reshape the data for ggplot2
library(reshape2)
data_melted <-new_data

data_melted$new_value <- round(data_melted$value,2)*100
order <- unique(data_melted$SN_types)
AF.type <- "Chemo_Radiation"
lifestyle <- "without_lifestyle"

data_melted$legend_group <- factor(paste(data_melted$variable, data_melted$AF_by, sep = "_"))


# Define custom colors and legend order
custom_colors <- c("SJLIFE_Chemo" = "#87CEFA", "CCSS_Chemo" = "#FFA07A", "SJLIFE_Radiation" = "#1E90FF", "CCSS_Radiation" = "#FF6347")
legend_order <- c("SJLIFE_Chemo", "CCSS_Chemo", "SJLIFE_Radiation", "CCSS_Radiation")
# Order the levels of the legend_group factor
data_melted$legend_group <- factor(data_melted$legend_group, levels = legend_order)

# Create a factor with the desired order
data_melted$SN_types <- factor(data_melted$SN_types, levels = order)

# Create the grouped bar chart
# Create the plot
p <- ggplot(data_melted, aes(x = SN_types, y = new_value, fill = legend_group)) +
  geom_bar(stat = "identity", position = position_dodge(width = 0.8), width = 0.8) +
  # Customize the theme and appearance
  # geom_hline(yintercept = 0, color = "black", linetype = "solid", size = 0.7) +
  # Add Y lines
  # geom_vline(xintercept = 0.5, color = "black", linetype = "solid", size = 0.7) +
  theme_minimal() +
  theme(axis.text.x = element_text(angle = 45, hjust = 1, vjust = 1, size = 16, color = "black"),
        axis.text.y = element_text(size = 16, color = "black"),
        axis.title.y = element_text(size = 20, color = "black"), 
        axis.line.x = element_line(color="black"), 
        axis.line.y = element_line(color="black"),
        legend.title = element_blank(),
        legend.text = element_text(size = 16, color = "black"),
        plot.title = element_text(size = 16, hjust = 0.5, vjust = 1.5, face = "bold"),
        panel.grid.major = element_blank(),
        panel.grid.minor = element_blank()) +
  
  # Customize colors
  scale_fill_manual(values = custom_colors, breaks = legend_order) +
  
  # Add labels with geom_text
  geom_text(
    data = data_melted,
    aes(label = new_value, y = new_value),  # Adjust y position
    position = position_dodge(width = 0.8),
    vjust = -0.20,  # Adjust vertical justification
    hjust = 0.5,  # Center text horizontally
    size = 5.5,
    color = "black"
  ) +
  # Adjust legend position
  theme(legend.position = "top", legend.box = "horizontal") +
  # Additional adjustments
  scale_x_discrete(limits = order) +
  coord_cartesian(clip = "off")
p
p <- p + scale_y_continuous(limits = c(0, 100), expand = c(0, 0)) + labs(title = "", y = "Attributable fraction (%)", x = NULL) 

p
# Save the plot as a high-resolution image
plot_name <- paste0("Z:/ResearchHome/Groups/sapkogrp/projects/Genomics/common/attr_fraction/ANALYSIS/results/plots/v18b/lt35/", group, "_", AF.type,"_", lifestyle, ".tiff")

ggsave(plot_name, p, width = 12, height = 8, dpi = 600, device = "tiff", compression = "lzw")

## 5.___________________________________________________________________________ ge35 analysis
## 5.___________________________________________________________________________ ge35 analysis
## 5.___________________________________________________________________________ ge35 analysis
## 5.___________________________________________________________________________ ge35 analysis
## 5.___________________________________________________________________________ ge35 analysis

data <- saved.data

group <- "Age.ge.35"
variables <- unique(data$Variables)

custom_colors <- c("SJLIFE" = "#1E90FF", "CCSS" = "#FF6347")
legend_order <- c("SJLIFE", "CCSS")

for(i in 1:length(variables)){
  data_melted <- data[grepl(variables[i], data$Variables), c("Cohort", "SN_types", "Variables", group)]
  colnames(data_melted) <- c("variable", "SN_types", "AF_by", "value")
  data_melted$value <- as.numeric(data_melted$value); data_melted <- data_melted[complete.cases(data_melted),]
  data_melted$new_value <- round(data_melted$value,2)*100
  
  # Reshape the data for ggplot2
  library(reshape2)

  order <- unique(data_melted$SN_types)
  AF.type <- data_melted$AF_by[i] 
  lifestyle <- "without_lifestyle"
  if(lifestyle== "without_lifestyle" && variables[i] == "Lifestyle"){
    next
  }
  
  data_melted$legend_group <- factor(data_melted$variable, levels = c("SJLIFE", "CCSS"))
  # Create a factor with the desired order
  data_melted$SN_types <- factor(data_melted$SN_types, levels = order)
  
  
  p <- ggplot(data_melted, aes(x = SN_types, y = new_value, fill = legend_group)) +
    geom_bar(stat = "identity", position = position_dodge(width = 0.4), width = 0.4) +
    # Customize the theme and appearance
    # # geom_hline(yintercept = seq(-0.1, 0.1, by = 0.1), color = "black", linetype = "solid", size = 0.7) +
    # geom_hline(yintercept = 0, color = "black", linetype = "solid", size = 0.7) +
    # Add Y lines
    # # geom_vline(xintercept = seq(0.5, length(unique(data_melted$SN_types)) + 0.5), color = "black", linetype = "solid", size = 0.7) +
    # geom_vline(xintercept = 0.5, color = "black", linetype = "solid", size = 0.7) +
    theme_minimal() +
    theme(axis.text.x = element_text(angle = 45, hjust = 1, vjust = 1, size = 16, color = "black"),
          axis.text.y = element_text(size = 16, color = "black"),
          axis.title.y = element_text(size = 20, color = "black"), 
          axis.line.x = element_line(color="black"), 
          axis.line.y = element_line(color="black"),
          legend.title = element_blank(),
          legend.text = element_text(size = 16, color = "black"),
          plot.title = element_text(size = 16, hjust = 0.5, vjust = 1.5, face = "bold"),
          panel.grid.major = element_blank(),
          panel.grid.minor = element_blank()) +
    
    # Customize colors
    scale_fill_manual(values = custom_colors, breaks = legend_order) +
    
    # Add labels with geom_text
    geom_text(
      data = data_melted,
      aes(label = new_value, y = new_value),  # Adjust y position
      position = position_dodge(width = 0.3),
      vjust = -0.20,  # Adjust vertical justification
      hjust = 0.5,  # Center text horizontally
      size = 5.5,
      color = "black"
    ) +
    # Adjust legend position
    theme(legend.position = "top", legend.box = "horizontal") +
    # Additional adjustments
    scale_x_discrete(limits = order) +
    coord_cartesian(clip = "off")
  p <- p + scale_y_continuous(limits = c(0, 100), expand = c(0, 0)) + labs(title = "", y = "Attributable fraction (%)", x = NULL) 
  
  p
  # Save the plot as a high-resolution image
  plot_name <- paste0("Z:/ResearchHome/Groups/sapkogrp/projects/Genomics/common/attr_fraction/ANALYSIS/results/plots/v18b/ge35/", group, "_", AF.type, "_", lifestyle, ".tiff")
  
  ggsave(plot_name, p, width = 12, height = 8, dpi = 600, device = "tiff", compression = "lzw")
}

################################
## PRS and treatment together ##
################################
group <- "Age.ge.35"

variables <- "treatment|PRS"

new_data <- data[grepl(variables, data$Variables), c("Cohort", "SN_types", "Variables", group)]
colnames(new_data) <- c("variable", "SN_types", "AF_by", "value")
new_data$value <- as.numeric(new_data$value)

# Reshape the data for ggplot2
library(reshape2)

data_melted <-new_data
order <- unique(data_melted$SN_types)
AF.type <- "treatment_PRS"
lifestyle <- "without_lifestyle"

data_melted$legend_group <- factor(paste(data_melted$variable, data_melted$AF_by, sep = "_"))


data_melted$new_value <- round(data_melted$value,2)*100

# Define custom colors and legend order
custom_colors <- c("SJLIFE_PRS" = "#87CEFA", "CCSS_PRS" = "#FFA07A", "SJLIFE_All_treatments" = "#1E90FF", "CCSS_All_treatments" = "#FF6347")
legend_order <- c("SJLIFE_PRS", "CCSS_PRS", "SJLIFE_All_treatments", "CCSS_All_treatments")
# Order the levels of the legend_group factor
data_melted$legend_group <- factor(data_melted$legend_group, levels = legend_order)

# Create a factor with the desired order
data_melted$SN_types <- factor(data_melted$SN_types, levels = order)

# Create the grouped bar chart
# Create the plot
p <- ggplot(data_melted, aes(x = SN_types, y = new_value, fill = legend_group)) +
  geom_bar(stat = "identity", position = position_dodge(width = 0.8), width = 0.8) +
  # Customize the theme and appearance
  # geom_hline(yintercept = 0, color = "black", linetype = "solid", size = 0.7) +
  # Add Y lines
  # geom_vline(xintercept = 0.5, color = "black", linetype = "solid", size = 0.7) +
  theme_minimal() +
  theme(axis.text.x = element_text(angle = 45, hjust = 1, vjust = 1, size = 16, color = "black"),
        axis.text.y = element_text(size = 16, color = "black"),
        axis.title.y = element_text(size = 20, color = "black"), 
        axis.line.x = element_line(color="black"), 
        axis.line.y = element_line(color="black"),
        legend.title = element_blank(),
        legend.text = element_text(size = 16, color = "black"),
        plot.title = element_text(size = 16, hjust = 0.5, vjust = 1.5, face = "bold"),
        panel.grid.major = element_blank(),
        panel.grid.minor = element_blank()) +
  
  # Customize colors
  scale_fill_manual(values = custom_colors, breaks = legend_order) +
  
  # Add labels with geom_text
  geom_text(
    data = data_melted,
    aes(label = new_value, y = new_value),  # Adjust y position
    position = position_dodge(width = 0.8),
    vjust = -0.20,  # Adjust vertical justification
    hjust = 0.5,  # Center text horizontally
    size = 5.5,
    color = "black"
  ) +
  # Adjust legend position
  theme(legend.position = "top", legend.box = "horizontal") +
  # Additional adjustments
  scale_x_discrete(limits = order) +
  coord_cartesian(clip = "off")
p
p <- p + scale_y_continuous(limits = c(0, 100), expand = c(0, 0)) + labs(title = "", y = "Attributable fraction (%)", x = NULL) 
p
# Save the plot as a high-resolution image
plot_name <- paste0("Z:/ResearchHome/Groups/sapkogrp/projects/Genomics/common/attr_fraction/ANALYSIS/results/plots/v18b/ge35/", group, "_", AF.type,"_", lifestyle, ".tiff")

ggsave(plot_name, p, width = 12, height = 8, dpi = 600, device = "tiff", compression = "lzw")

##################################
## Chemo and Radiation together ##
##################################
group <- "Age.ge.35"

variables <- "Chemo|Radiation"

new_data <- data[grepl(variables, data$Variables), c("Cohort", "SN_types", "Variables", group)]
colnames(new_data) <- c("variable", "SN_types", "AF_by", "value")
new_data$value <- as.numeric(new_data$value)

# Reshape the data for ggplot2
library(reshape2)
data_melted <-new_data
data_melted$new_value <- round(data_melted$value,2)*100

order <- unique(data_melted$SN_types)
AF.type <- "Chemo_Radiation"
lifestyle <- "without_lifestyle"

data_melted$legend_group <- factor(paste(data_melted$variable, data_melted$AF_by, sep = "_"))


# Define custom colors and legend order
custom_colors <- c("SJLIFE_Chemo" = "#87CEFA", "CCSS_Chemo" = "#FFA07A", "SJLIFE_Radiation" = "#1E90FF", "CCSS_Radiation" = "#FF6347")
legend_order <- c("SJLIFE_Chemo", "CCSS_Chemo", "SJLIFE_Radiation", "CCSS_Radiation")
# Order the levels of the legend_group factor
data_melted$legend_group <- factor(data_melted$legend_group, levels = legend_order)

# Create a factor with the desired order
data_melted$SN_types <- factor(data_melted$SN_types, levels = order)

# Create the grouped bar chart
# Create the plot
p <- ggplot(data_melted, aes(x = SN_types, y = new_value, fill = legend_group)) +
  geom_bar(stat = "identity", position = position_dodge(width = 0.8), width = 0.8) +
  # Customize the theme and appearance
  # geom_hline(yintercept = 0, color = "black", linetype = "solid", size = 0.7) +
  # Add Y lines
  # geom_vline(xintercept = 0.5, color = "black", linetype = "solid", size = 0.7) +
  theme_minimal() +
  theme(axis.text.x = element_text(angle = 45, hjust = 1, vjust = 1, size = 16, color = "black"),
        axis.text.y = element_text(size = 16, color = "black"),
        axis.title.y = element_text(size = 20, color = "black"), 
        axis.line.x = element_line(color="black"), 
        axis.line.y = element_line(color="black"),
        legend.title = element_blank(),
        legend.text = element_text(size = 16, color = "black"),
        plot.title = element_text(size = 16, hjust = 0.5, vjust = 1.5, face = "bold"),
        panel.grid.major = element_blank(),
        panel.grid.minor = element_blank()) +
  
  # Customize colors
  scale_fill_manual(values = custom_colors, breaks = legend_order) +
  
  # Add labels with geom_text
  geom_text(
    data = data_melted,
    aes(label = new_value, y = new_value),  # Adjust y position
    position = position_dodge(width = 0.8),
    vjust = -0.20,  # Adjust vertical justification
    hjust = 0.5,  # Center text horizontally
    size = 5.5,
    color = "black"
  ) +
  # Adjust legend position
  theme(legend.position = "top", legend.box = "horizontal") +
  # Additional adjustments
  scale_x_discrete(limits = order) +
  coord_cartesian(clip = "off")
p
p <- p + scale_y_continuous(limits = c(0, 100), expand = c(0, 0)) + labs(title = "", y = "Attributable fraction (%)", x = NULL) 

p
# Save the plot as a high-resolution image
plot_name <- paste0("Z:/ResearchHome/Groups/sapkogrp/projects/Genomics/common/attr_fraction/ANALYSIS/results/plots/v18b/ge35/", group, "_", AF.type,"_", lifestyle, ".tiff")

ggsave(plot_name, p, width = 12, height = 8, dpi = 600, device = "tiff", compression = "lzw")
